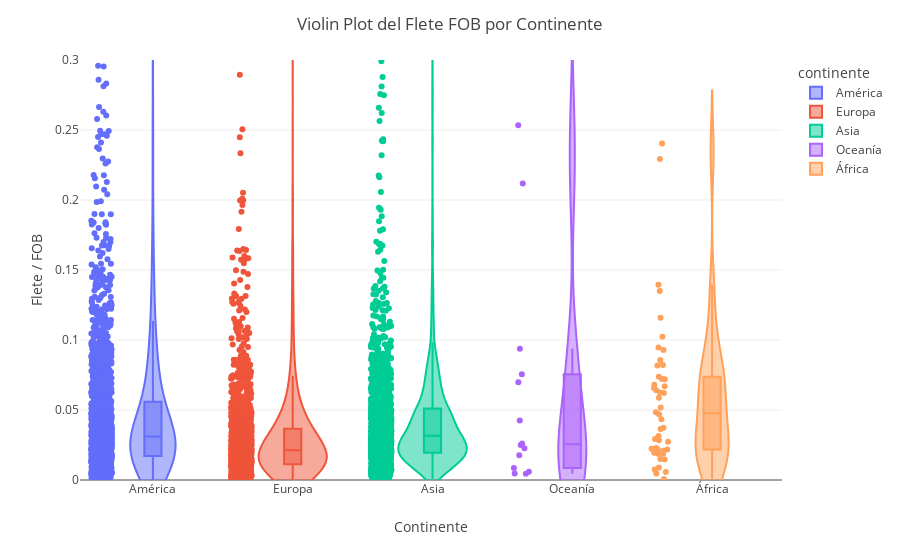

Notebook code for this chart:
### Code cell
def violinplot(fob_min:int = 1_000_000, rango:list[float] = None):
    df_plot = df.copy()
    df_plot = calculos(df_plot)
    df_plot = df_plot[(df_plot["fob(u$s)"] >= fob_min) & (df_plot.continente != "Indeterminado") & (df.pais_descri != "Argentina")]

    # Crea el gráfico de violin plot utilizando Plotly Express
    fig = px.violin(df_plot, x="continente", y="fle_fob", color="continente", box=True, points="all", hover_data=["ncm", "ncm_descri", "pais_descri"])
    if rango:
        fig.update_yaxes(range=rango)
    
    # Personaliza el gráfico
    fig.update_layout(
        title="Violin Plot del Flete FOB por Continente",
        xaxis_title="Continente",
        yaxis_title="Flete / FOB",
        template=None
    )
    
    # Muestra el gráfico
    fig.show()

violinplot(fob_min=1_000_000, rango=[0,.3])

### Figure 1 — Plotly figure (JSON) as saved in the notebook; plotly's stock layout.template omitted (floating-point values rounded to 4 significant figures; data arrays with more than 128 entries replaced by an {"elided": "..."} marker saying what was removed)
{"data": [{"alignmentgroup": "True", "box": {"visible": true}, "customdata": {"elided": "2051x3 str values"}, "hovertemplate": "continente=%{x}<br>fle_fob=%{y}<br>ncm=%{customdata[0]}<br>ncm_descri=%{customdata[1]}<br>pais_descri=%{customdata[2]}<extra></extra>", "legendgroup": "América", "marker": {"color": "#636efa"}, "name": "América", "offsetgroup": "América", "orientation": "v", "points": "all", "scalegroup": "True", "showlegend": true, "type": "violin", "x": {"elided": "2051 str values"}, "x0": " ", "xaxis": "x", "y": {"elided": "2051 float values"}, "y0": " ", "yaxis": "y"}, {"alignmentgroup": "True", "box": {"visible": true}, "customdata": {"elided": "1639x3 str values"}, "hovertemplate": "continente=%{x}<br>fle_fob=%{y}<br>ncm=%{customdata[0]}<br>ncm_descri=%{customdata[1]}<br>pais_descri=%{customdata[2]}<extra></extra>", "legendgroup": "Europa", "marker": {"color": "#EF553B"}, "name": "Europa", "offsetgroup": "Europa", "orientation": "v", "points": "all", "scalegroup": "True", "showlegend": true, "type": "violin", "x": {"elided": "1639 str values"}, "x0": " ", "xaxis": "x", "y": {"elided": "1639 float values"}, "y0": " ", "yaxis": "y"}, {"alignmentgroup": "True", "box": {"visible": true}, "customdata": {"elided": "1892x3 str values"}, "hovertemplate": "continente=%{x}<br>fle_fob=%{y}<br>ncm=%{customdata[0]}<br>ncm_descri=%{customdata[1]}<br>pais_descri=%{customdata[2]}<extra></extra>", "legendgroup": "Asia", "marker": {"color": "#00cc96"}, "name": "Asia", "offsetgroup": "Asia", "orientation": "v", "points": "all", "scalegroup": "True", "showlegend": true, "type": "violin", "x": {"elided": "1892 str values"}, "x0": " ", "xaxis": "x", "y": {"elided": "1892 float values"}, "y0": " ", "yaxis": "y"}, {"alignmentgroup": "True", "box": {"visible": true}, "customdata": [["11071010", "Malta s/tostar,entera o partida", "Australia"], ["12092100", "Semilla de alfalfa p/siembra", "Australia"], ["17021900", "Lactosa y jarabe de lactosa ncop.", "Australia"], ["26140090", "Minerales de titanio y sus concentrados,excluida ilmenita", "Australia"], ["27011200", "Hulla bituminosa s/aglomerar", "Australia"], ["28182010", "Alumina calcinada", "Australia"], ["28371100", "Cianuro y oxicianuro de sodio", "Australia"], ["32061119", "Pigmentos de dioxido de titanio,c/contenido >=80%,tipo rutilo,ncop.", "Australia"], ["48193000", "Bolsas de papel,carton,guata o napa de fibras de celulosa,c/ ancho >= a 40cm.en la base", "Nueva Zelandia"], ["75021090", "Niquel s/alear,excluido catodos", "Australia"], ["87054000", "Camiones-hormigonera", "Australia"], ["90192090", "Aparatos de ozonoterapia y aparatos de terapia respiratoria,ncop.", "Australia"], ["90214000", "Audifonos,excluidos sus partes y accesorios", "Australia"], ["90219092", "Partes y accesorios de audifonos", "Australia"]], "hovertemplate": "continente=%{x}<br>fle_fob=%{y}<br>ncm=%{customdata[0]}<br>ncm_descri=%{customdata[1]}<br>pais_descri=%{customdata[2]}<extra></extra>", "legendgroup": "Oceanía", "marker": {"color": "#ab63fa"}, "name": "Oceanía", "offsetgroup": "Oceanía", "orientation": "v", "points": "all", "scalegroup": "True", "showlegend": true, "type": "violin", "x": ["Oceanía", "Oceanía", "Oceanía", "Oceanía", "Oceanía", "Oceanía", "Oceanía", "Oceanía", "Oceanía", "Oceanía", "Oceanía", "Oceanía", "Oceanía", "Oceanía"], "x0": " ", "xaxis": "x", "y": [0.2533, 0.02493, 0.02608, 0.09375, 0.07557, 0.04242, 0.2117, 0.02272, 0.06977, 0.004536, 0.01776, 0.008587, 0.004644, 0.005906], "y0": " ", "yaxis": "y"}, {"alignmentgroup": "True", "box": {"visible": true}, "customdata": {"elided": "46x3 str values"}, "hovertemplate": "continente=%{x}<br>fle_fob=%{y}<br>ncm=%{customdata[0]}<br>ncm_descri=%{customdata[1]}<br>pais_descri=%{customdata[2]}<extra></extra>", "legendgroup": "África", "marker": {"color": "#FFA15A"}, "name": "África", "offsetgroup": "África", "orientation": "v", "points": "all", "scalegroup": "True", "showlegend": true, "type": "violin", "x": ["África", "África", "África", "África", "África", "África", "África", "África", "África", "África", "África", "África", "África", "África", "África", "África", "África", "África", "África", "África", "África", "África", "África", "África", "África", "África", "África", "África", "África", "África", "África", "África", "África", "África", "África", "África", "África", "África", "África", "África", "África", "África", "África", "África", "África", "África"], "x0": " ", "xaxis": "x", "y": [0.2403, 0.08218, 0.02837, 0.04848, 0.0188, 0.06547, 0.03652, 0.2294, 0.06697, 0.01876, 0.09469, 0.1158, 0.135, 0.08565, 0.07377, 0.08176, 0.05882, 0.1394, 0.05182, 0.0929, 0.03137, 0.04703, 0.06411, 0.02182, 0.00077, 0.004605, 0.02083, 0.02186, 0.1022, 0.06809, 0.01506, 0.04345, 0.01458, 0.007422, 0.008916, 0.01938, 0.005676, 0.02737, 0.03724, 0.07205, 0.07219, 0.02933, 0.02278, 0.06243, 0.06221, 0.02228], "y0": " ", "yaxis": "y"}], "layout": {"legend": {"title": {"text": "continente"}, "tracegroupgap": 0}, "margin": {"t": 60}, "title": {"text": "Violin Plot del Flete FOB por Continente"}, "violinmode": "overlay", "xaxis": {"anchor": "y", "categoryarray": ["América", "Europa", "Asia", "Oceanía", "África"], "categoryorder": "array", "domain": [0, 1], "title": {"text": "Continente"}}, "yaxis": {"anchor": "x", "domain": [0, 1], "range": [0, 0.3], "title": {"text": "Flete / FOB"}}}}
